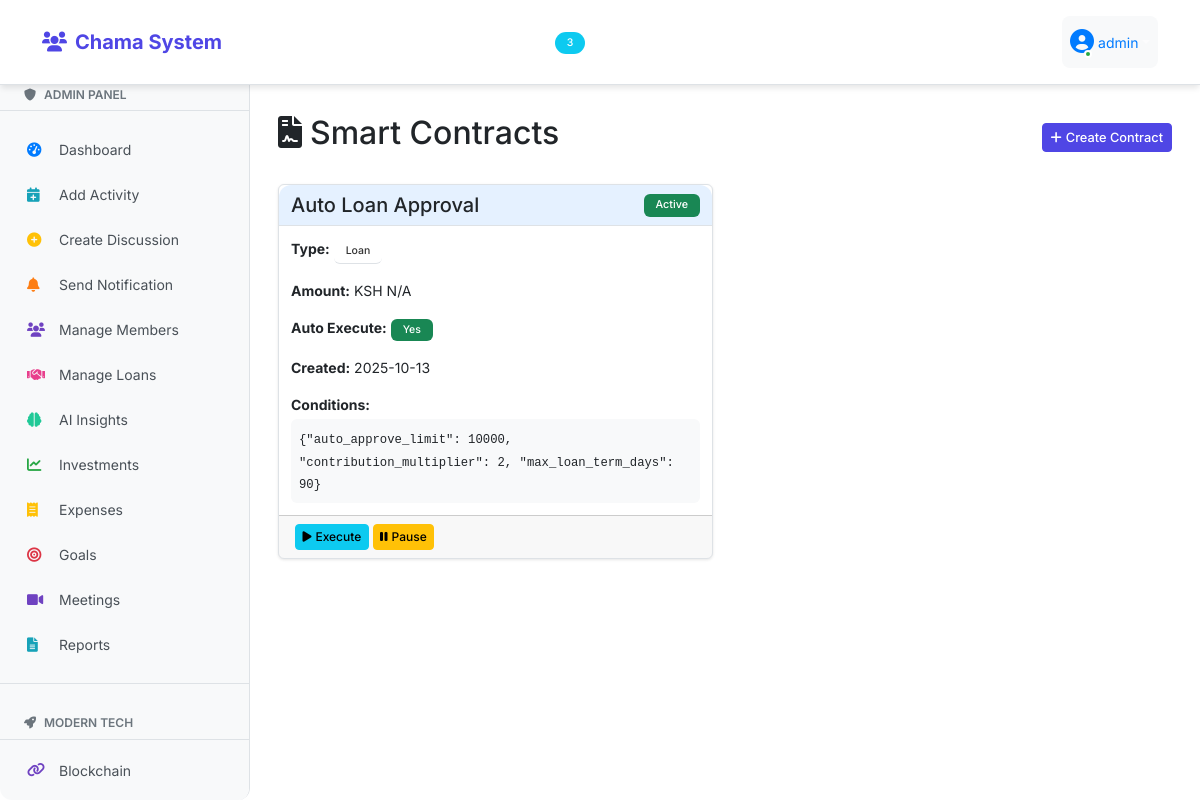
Screenshot of /smart-contracts (signed in) with the database file from the repository.
### fixed_app.py (models this page shows, shortened)
class User(db.Model, UserMixin):
    id = db.Column(db.Integer, primary_key=True)
    username = db.Column(db.String(80), unique=True, nullable=False)
    password = db.Column(db.String(200), nullable=False)
    is_admin = db.Column(db.Boolean, default=False)
    last_seen = db.Column(db.DateTime, default=datetime.utcnow)
    is_online = db.Column(db.Boolean, default=False)
    members = db.relationship('Member', backref='user', lazy=True)

class SmartContract(db.Model):
    id = db.Column(db.Integer, primary_key=True)
    contract_name = db.Column(db.String(100), nullable=False)
    contract_type = db.Column(db.String(50), nullable=False)  # loan, investment, savings
    conditions = db.Column(db.Text, nullable=False)  # JSON
    parties = db.Column(db.Text)  # JSON of member IDs
    status = db.Column(db.String(20), default='Active')
    created_date = db.Column(db.DateTime, default=datetime.utcnow)
    executed_date = db.Column(db.DateTime)
    amount = db.Column(db.Float)
    auto_execute = db.Column(db.Boolean, default=True)
    created_by = db.Column(db.Integer, db.ForeignKey('user.id'))

### fixed_app.py (the view)
@app.route('/smart-contracts')
@login_required
@admin_required
def smart_contracts():
    contracts = SmartContract.query.order_by(SmartContract.created_date.desc()).all()
    return render_template('smart_contracts/list.html', contracts=contracts)

### fixed_app.py (called while the page is built)
@login_manager.user_loader
def load_user(user_id):
    return db.session.get(User, int(user_id))

@app.context_processor
def inject_counts():
    if current_user.is_authenticated:
        unread_count = Notification.query.filter_by(user_id=current_user.id, is_read=False).count()
        discussion_count = Discussion.query.count()
        return dict(unread_notifications_count=unread_count, discussion_count=discussion_count)
    return dict(unread_notifications_count=0, discussion_count=0)

def admin_required(f):
    @wraps(f)
    def decorated_function(*args, **kwargs):
        if not current_user.is_admin:
            return render_template('access_denied.html'), 403
        return f(*args, **kwargs)
    return decorated_function

### templates/smart_contracts/list.html (shortened to what this page needs)
{% extends "base.html" %}
{% block content %}
<div class="container-fluid py-4">
    <div class="d-flex justify-content-between align-items-center mb-4">
        <h2><i class="fas fa-file-contract me-2"></i>Smart Contracts</h2>
        <a href="{{ url_for('create_smart_contract') }}" class="btn btn-primary">
            <i class="fas fa-plus me-1"></i>Create Contract
        </a>
    </div>
    {% if contracts %}
    <div class="row">
        {% for contract in contracts %}
        <div class="col-md-6 mb-4">
            <div class="card">
                <div class="card-header d-flex justify-content-between align-items-center">
                    <h5 class="mb-0">{{ contract.contract_name }}</h5>
                    <span class="badge bg-{{ 'success' if contract.status == 'Active' else 'secondary' }}">
                        {{ contract.status }}
                    </span>
                </div>
                <div class="card-body">
                    <div class="mb-3">
                        <strong>Type:</strong>
                        <span class="badge bg-primary">{{ contract.contract_type.title() }}</span>
                    </div>
                    <div class="mb-3">
                        <strong>Amount:</strong> KSH {{ "%.2f"|format(contract.amount) if contract.amount else 'N/A' }}
                    </div>
                    <div class="mb-3">
                        <strong>Auto Execute:</strong>
                        <span class="badge bg-{{ 'success' if contract.auto_execute else 'warning' }}">
                            {{ 'Yes' if contract.auto_execute else 'No' }}
                        </span>
                    </div>
                    <div class="mb-3">
                        <strong>Created:</strong> {{ contract.created_date.strftime('%Y-%m-%d') }}
                    </div>
                    <div class="mt-3">
                        <strong>Conditions:</strong>
                        <div class="bg-light p-2 rounded mt-1">
                            <small class="font-monospace">{{ contract.conditions }}</small>
                        </div>
                    </div>
                </div>
                <div class="card-footer">
                    <button class="btn btn-sm btn-info" onclick="executeContract({{ contract.id }})">
                        <i class="fas fa-play me-1"></i>Execute
                    </button>
                    <button class="btn btn-sm btn-warning" onclick="pauseContract({{ contract.id }})">
                        <i class="fas fa-pause me-1"></i>Pause
                    </button>
                </div>
            </div>
        </div>
        {% endfor %}
    </div>
    {% endif %}
</div>
{% endblock %}

### templates/navbar.html (shortened to what this page needs)
<nav class="navbar navbar-expand-lg navbar-dark bg-primary">
    <div class="container">
        <a class="navbar-brand" href="{{ url_for('index') }}">
            <i class="fas fa-users me-2"></i>Chama System
        </a>
        <div class="collapse navbar-collapse" id="navbarNav">
            {% if current_user.is_authenticated %}
            <ul class="navbar-nav me-auto">
                <li class="nav-item">
                    <a class="nav-link {% if request.path == url_for('index') %}active{% endif %}" href="{{ url_for('index') }}">
                        <i class="fas fa-home me-1"></i>Home
                    </a>
                </li>
                <li class="nav-item">
                    <a class="nav-link {% if request.path == url_for('contributions') %}active{% endif %}" href="{{ url_for('contributions') }}">
                        <i class="fas fa-money-bill-wave me-1"></i>Contributions
                    </a>
                </li>
                <li class="nav-item">
                    <a class="nav-link {% if request.path == url_for('discussions') %}active{% endif %}" href="{{ url_for('discussions') }}">
                        <i class="fas fa-comments me-1"></i>Discussions
                        {% if discussion_count > 0 %}
                            <span class="badge bg-info rounded-pill ms-1">{{ discussion_count }}</span>
                        {% endif %}
                    </a>
                </li>
                <li class="nav-item dropdown">
                    <a class="nav-link dropdown-toggle" href="#" id="menuDropdown" role="button" data-bs-toggle="dropdown">
                        <i class="fas fa-bars me-1"></i>Menu
                    </a>
                </li>
                {% if current_user.is_admin %}
                <li class="nav-item dropdown">
                    <a class="nav-link dropdown-toggle" href="#" id="adminDropdown" role="button" data-bs-toggle="dropdown">
                        <i class="fas fa-shield-alt me-1"></i>Admin
                    </a>
                </li>
                {% endif %}
            </ul>
            <ul class="navbar-nav">
                <li class="nav-item dropdown">
                    <a class="nav-link dropdown-toggle user-dropdown" href="#" id="navbarDropdown" role="button"
                       data-bs-toggle="dropdown" aria-expanded="false">
                        <div class="user-avatar">
                            <i class="fas fa-user-circle"></i>
                            <span class="online-dot"></span>
                        </div>
                        <span class="ms-1" style="color: #007bff;">{{ current_user.username }}</span>
                    </a>
                </li>
            </ul>
            {% endif %}
        </div>
    </div>
</nav>

### static/modern-ui.css (style rules this page uses)
:root { --primary: #4f46e5; --secondary: #6b7280; --success: #10b981; --warning: #f59e0b; --danger: #ef4444; --info: #3b82f6; --light: #f8fafc; --dark: #1f2937; --border-radius: 12px; --shadow: 0 4px 6px -1px rgba(0, 0, 0, 0.1); --shadow-lg: 0 10px 15px -3px rgba(0, 0, 0, 0.1); }
body { font-family: 'Inter', -apple-system, BlinkMacSystemFont, sans-serif; background: white; min-height: 100vh; }
.card { border: none; border-radius: var(--border-radius); box-shadow: var(--shadow); transition: all 0.3s ease; }
.card-header { background: white; border-bottom: 1px solid #e5e7eb; border-radius: var(--border-radius) var(--border-radius) 0 0 !important; padding: 1.25rem; }
.card-body { padding: 1.5rem; }
.btn { border-radius: 8px; font-weight: 500; padding: 0.5rem 1rem; transition: all 0.2s ease; }
.btn-primary { background: var(--primary); border-color: var(--primary); }
.navbar { background: white !important; box-shadow: var(--shadow); padding: 1rem 0; }
.navbar-brand { font-weight: 700; color: var(--primary) !important; }
.badge { border-radius: 6px; font-weight: 500; padding: 0.375rem 0.75rem; }

### templates/base.html (style rules this page uses)
body { background-color: white; font-size: 14px; }
.navbar { position: fixed; top: 0; left: 0; right: 0; z-index: 1030; margin-bottom: 0; background-color: white !important; border-bottom: 1px solid #dee2e6; }
.card-header.bg-primary, .bg-primary { background-color: white !important; color: #333 !important; border-bottom: 1px solid #dee2e6; }
.user-dropdown { background-color: #f8f9fa !important; border-radius: 8px; padding: 0.5rem 1rem; }
body { padding-top: 70px; }
.btn { padding: 0.25rem 0.5rem; font-size: 0.8rem; min-height: auto; border-radius: 0.25rem; }
.btn-sm { padding: 0.2rem 0.4rem; font-size: 0.75rem; }
.card { border-radius: 0.375rem !important; border: 1px solid #dee2e6; margin-bottom: 0.75rem; box-shadow: 0 1px 3px rgba(0,0,0,0.1); max-width: 400px; }
.container-fluid .card, .main-content .card:not(.auth-card) { max-width: 100%; }
.card-body { padding: 0.75rem; }
.card-header { padding: 0.5rem 0.75rem; background-color: #f8f9fa; border-bottom: 1px solid #dee2e6; font-weight: 600; font-size: 0.9rem; }
.card-header:nth-child(1) { background-color: rgba(0,123,255,0.1); }

### templates/navbar.html (style rules this page uses)
.user-dropdown { display: flex; align-items: center; }
.user-avatar { position: relative; display: inline-block; color: #007bff; font-size: 1.5rem; }
.online-dot { position: absolute; bottom: 2px; right: 2px; width: 8px; height: 8px; background-color: #28a745; border: 2px solid white; border-radius: 50%; animation: pulse-dot 2s infinite; }

### rows the page displays
User: username "admin"
SmartContract: contract_name "Auto Loan Approval", status "Active", contract_type "Loan", amount "N/A", auto_execute "Yes", created_date "2025-10-13", conditions "{\"auto_approve_limit\": 10000, \"contribution_multiplier\": 2, \"max_loan_term_days\": 90}"

### other values shown
{{ discussion_count }} "3"
